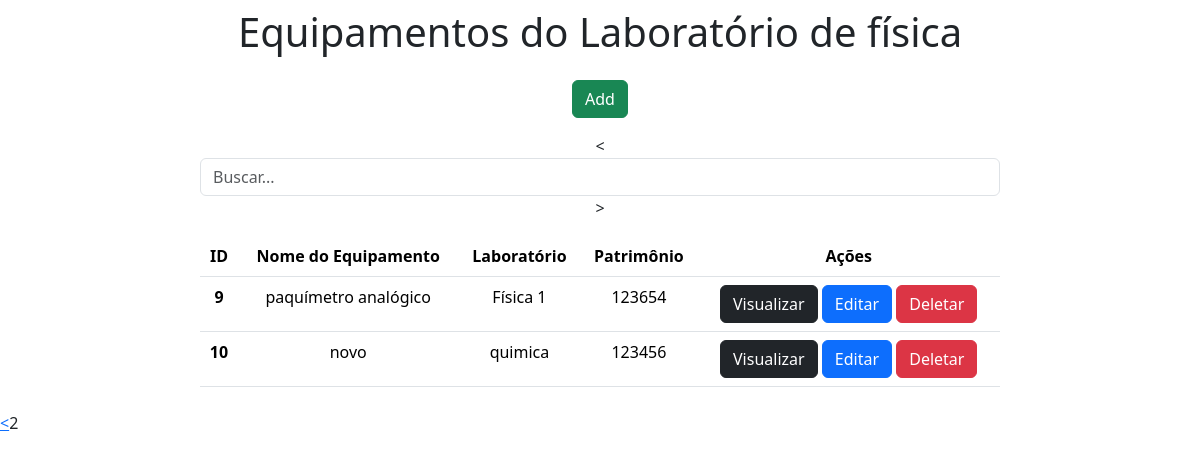
Page /?page=2 on the earlier database version.
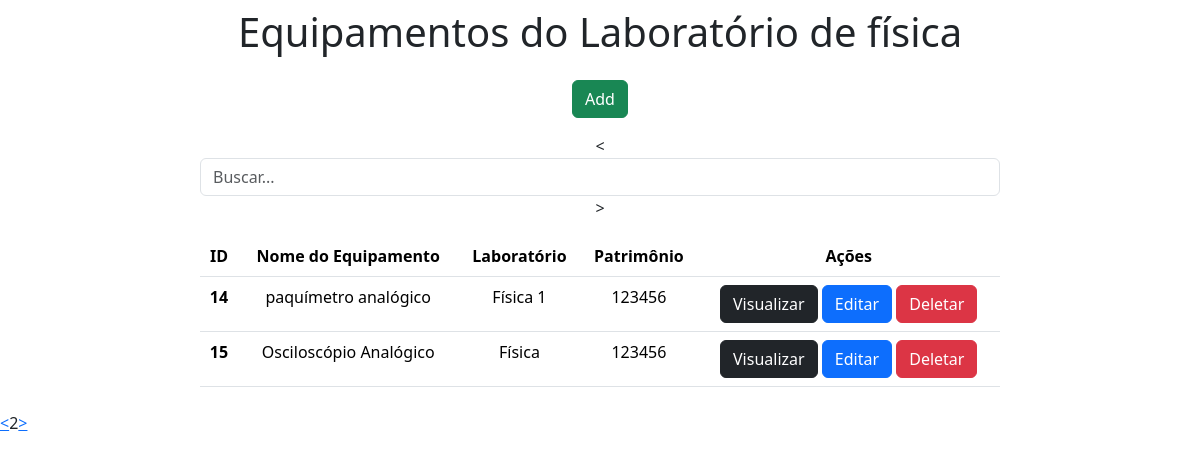
Same page on the later database version.
### crud_app/models.py (models this page shows)
class Equipament(models.Model):
    equipament_name = models.CharField(max_length=250)
    lab_name = models.CharField(max_length=250)
    patrimony = models.IntegerField()

### crud_app/views.py (the view)
# urls.py: 2. Add a URL to urlpatterns:  path('', views.home, name='home')
def home(request):
    data = {}
    search = request.GET.get('search')
    if search:
        data['db'] = Equipament.objects.get(equipament_name__icontains=search)
        return render(request, "search.html", data)
    else:
        all_equipaments = Equipament.objects.all()
        paginator = Paginator(all_equipaments, 2)
        pages = request.GET.get('page')
        data['db'] = paginator.get_page(pages)
        return render(request, "index.html", data)

### crud_app/templates/index.html (shortened to what this page needs)
<!doctype html>
<html lang="pt-br">
  <head>
    <link href="https://cdn.jsdelivr.net/npm/bootstrap@5.3.2/dist/css/bootstrap.min.css" rel="stylesheet">
  </head>
  <body>
    <div class="col-8 m-auto pt-2 pb-2 text-center">
        <h1>Equipamentos do Laboratório de física</h1>
    </div>
    <div class="col-8 m-auto pt-2 pb-2 text-center">
        <a href="/form" class="btn btn-success">Add</a>
    </div>
    <div class="col-8 m-auto pt-2 pb-2 text-center">
<      <form method="get">
          <input type="text" id="search" name="search" class="form-control" placeholder="Buscar...">
      </form>
>   </div>
    <div class="col-8 m-auto pt-2 pb-2 text-center">
        <table class="table">
            <thead class="thead-dark">
              <tr>
                <th scope="col">ID</th>
                <th scope="col">Nome do Equipamento</th>
                <th scope="col">Laboratório</th>
                <th scope="col">Patrimônio</th>
                <th scope="col">Ações</th>
              </tr>
            </thead>
            <tbody>
              {% for dbs in db %}
              <tr>
                <th>{{dbs.id}}</th>
                <td>{{dbs.equipament_name}}</td>
                <td>{{dbs.lab_name}}</td>
                <td>{{dbs.patrimony}}</td>
                <td>
                    <a href="/view/{{dbs.id}}" class="btn btn-dark">Visualizar</a>
                    <a href="/edit/{{dbs.id}}" class="btn btn-primary">Editar</a>
                    <a href="/delete/{{dbs.id}}" class="btn btn-danger btnDel">Deletar</a>
                </td>
              </tr>
              {% endfor %}
            </tbody>
        </table>
    </div>
    <div class="pagination">
          {% if db.has_previous %}
              <a href="?page={{ page_obj.previous_page_number }}"> < </a>
          {% endif %}
          {{ db.number }}
          {% if db.has_next %}
              <a href="?page={{ db.next_page_number }}"> > </a>
          {% endif %}
    </div>
    {% load static %}
  </body>
</html>

Differences in the rows shown:
removed Equipament: id "9", equipament_name "paquímetro analógico", lab_name "Física 1", patrimony "123654"
removed Equipament: id "10", equipament_name "novo", lab_name "quimica", patrimony "123456"
added Equipament: id "14", equipament_name "paquímetro analógico", lab_name "Física 1", patrimony "123456"
added Equipament: id "15", equipament_name "Osciloscópio Analógico", lab_name "Física", patrimony "123456"
